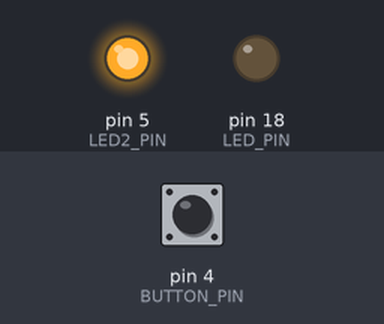
A sketch run on a simulated Arduino Uno, built with avr-gcc and run on an emulated ATmega328P. Shown: output pins drawn as LEDs (lit = HIGH). The test bench sets the inputs (shaded band); at power-on: pin 4 (BUTTON_PIN) HIGH.

Above: at 1.2 s.
1.3 s: pin 4 (BUTTON_PIN) pulled LOW for 0.15 s
At 1.37 s:
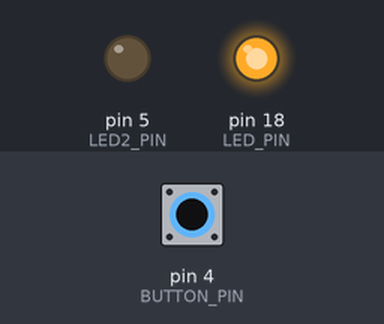
2.9 s: pin 4 (BUTTON_PIN) pulled LOW for 3.2 s
At 7.3 s:
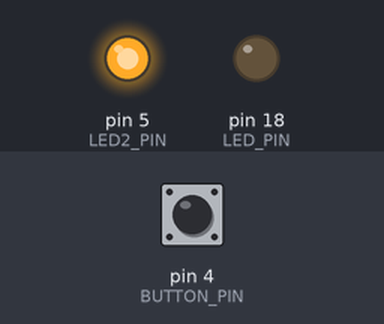
Timing chart, 0 to 8.8 s (numbered marks = the images above; inputs shaded):
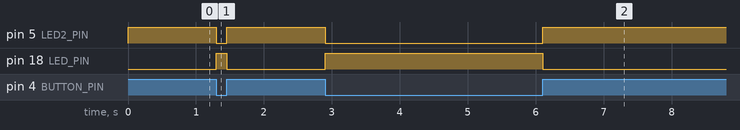

Measured:
- after the input at 1.3 s, pin 5 (LED2_PIN): HIGH → LOW at once, → HIGH 0.15 s later; pin 18 (LED_PIN): LOW → HIGH at once, → LOW 0.15 s later
- after the input at 2.9 s, pin 5 (LED2_PIN): HIGH → LOW at once, → HIGH 3.2 s later; pin 18 (LED_PIN): LOW → HIGH at once, → LOW 3.2 s later

The sketch:

Lab3_GPIO_Button_Control.ino
```cpp
#include <Arduino.h>

const uint8_t BUTTON_PIN = 4;
const uint8_t LED_PIN = 18;
const uint8_t LED2_PIN = 5;

void setup() {
  pinMode(BUTTON_PIN, INPUT_PULLUP);
  pinMode(LED_PIN, OUTPUT);
  pinMode(LED2_PIN, OUTPUT);

  digitalWrite(LED_PIN, LOW);
  digitalWrite(LED2_PIN, HIGH);
}

void loop() {
  bool pressed = (digitalRead(BUTTON_PIN) == LOW);

  if (pressed) {
    digitalWrite(LED_PIN, HIGH);
    digitalWrite(LED2_PIN, LOW);
  } else {
    digitalWrite(LED_PIN, LOW);
    digitalWrite(LED2_PIN, HIGH);
  }
}
```
